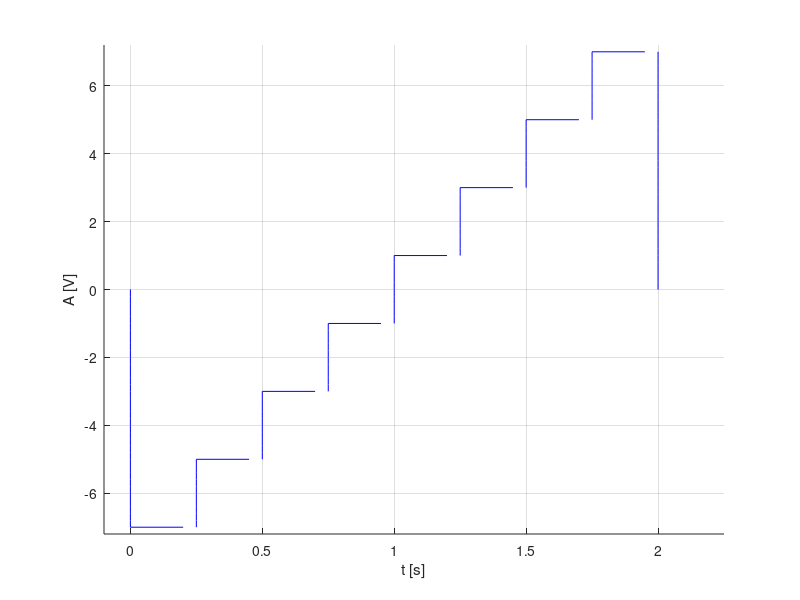

Write the MATLAB code that produced this figure.
%Se va genera un semnal cu rezolutie temporara de 2ms, 20ms
%200ms pentru un semnal continuu de tipul:
%3. Semnal dreptunghiular multinivel, aleator
% Durata fiec?rui nivel: 0,25 s.
% Nivelurile
%a) {-1, 1}
%b) {-3,-1,1,3}
%c) {-5,-3,-1,1,3,5}
%d) {-7,-5,-3,-1,1,3,5,7}

hold on
xlabel('t [s]'),ylabel('A [V]')
%d) nivelurile {-7,-5,-3,-1,1,3,5,7}
%Rezolutia temporara de 2ms



%y variaza de la 0 la -7
y=0:-0.2:-7;
x=y*0;
plot(x,y,'b')
%nivel -7
x = 0: 0.2: 1/4;
y = -7+0*x;
plot(x, y, 'b'),grid

%x=1/4;y variaza de la -7 la -5
y=-7:0.2:-5;
x=y*0+1/4;
plot(x,y,'b')

%nivel -5
x = 1/4:0.2:1/2;
y=-5+0*x;
plot(x,y,'b')

%x=1/2; y variaza de la -5 la -3
y=-5:0.2:-3;
x=y*0+1/2;
plot(x,y,'b')

%nivel -3
x = 1/2:0.2:3/4;
y=-3+x*0;
plot(x,y,'b')

%x=3/4; y variaza de la -3 la -1
y=-3:0.2:-1;
x=y*0+3/4;
plot(x,y,'b')

%nivel -1
x = 3/4:0.2:1;
y=-1+x*0;
plot(x,y,'b')

%x=1; y variaza de la -1 la 1;
y=-1:0.2:1;
x=y*0+1;
plot(x,y,'b')

%nivel 1
x = 1:0.2:5/4;
y=1+x*0;
plot(x,y,'b')

%x=5/4; y variaza de la 1 la 3
y=1:0.2:3;
x=y*0+5/4;
plot(x,y,'b')

%nivel 3
x = 5/4:0.2:6/4;
y=3+x*0;
plot(x,y,'b')

%x=6/4; y variaza de la 3 la 5
y=3:0.2:5;
x=y*0+6/4;
plot(x,y,'b')

%nivel 5
x = 6/4:0.2:7/4;
y=5+x*0;
plot(x,y,'b')

%x=7/4; y variaza de la 5 la 7
y=5:0.2:7;
x=7/4+y*0;
plot(x,y,'b')

%nivel 7
x = 7/4:0.2:8/4;
y=7+x*0;
plot(x,y,'b')

%x=2; y variaza de la 7 la 0
y=7:-0.2:0;
x=2+y*0;
plot(x,y,'b')


axis([-0.1 2.25 -7.2 7.2])


%